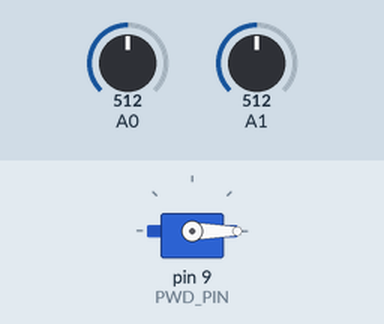
Bench run of a sketch on a simulated Arduino Uno, built with avr-gcc and run on an emulated ATmega328P. On the bench: servo. The inputs (shaded band) are chosen by the test bench; at power-on: A0 = 512, A1 = 512.

Above: at 1.2 s.
1.3 s: A0 set to 545
At 3.03 s:
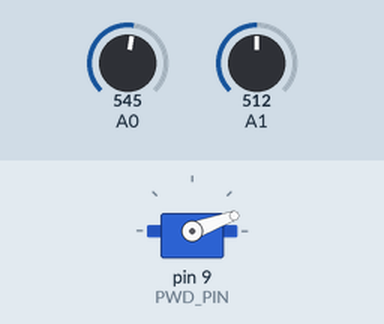
4.3 s: A1 set to 306
At 4.37 s:
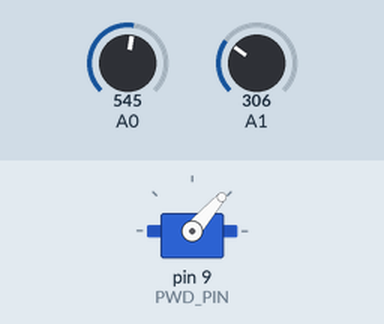
7.3 s: A0 set to 296
8.8 s: A0 set to 274
11.8 s: A1 set to 277
At 12.6 s:
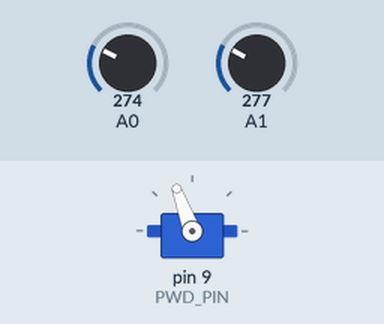
13.3 s: A0 set to 1023
At 13.8 s:
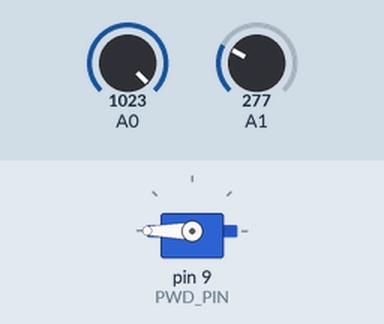
Timing chart, 0 to 15.9 s (numbered marks = the images above; inputs shaded):
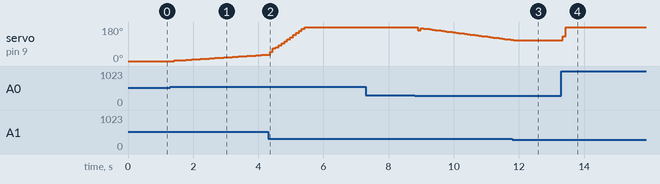

The sketch:

p8_light_finder.ino
```cpp
#include <Servo.h>

const int PWD_PIN = 9;
Servo servo;

const float Kp = 0.05;
const float Kd = 0.05;
const float Ki = 0.05;

const unsigned int MIN_ERROR = 20;

const unsigned int SAMPLE_SIZE = 40;
int sampling_buffer_a[SAMPLE_SIZE];
int sampling_buffer_b[SAMPLE_SIZE];

byte curr_sample = 0;

long integral_term = 0;
int last_error = 0;

void setup() {
    Serial.begin(9600);
    servo.attach(PWD_PIN);
    servo.write(0);
}

void addSample() {
    int value_a = analogRead(0);
    int value_b = analogRead(1);

    sampling_buffer_a[curr_sample] = value_a;
    sampling_buffer_b[curr_sample] = value_b;
    curr_sample++;
}

int calcError() {
    int accum_a = 0;
    int accum_b = 0;
    for (int i = 0; i < SAMPLE_SIZE; i++) {
        accum_a += sampling_buffer_a[i];
        accum_b += sampling_buffer_b[i];
    }
    return (accum_a / SAMPLE_SIZE) - (accum_b / SAMPLE_SIZE);
}

int calcPDI(int error) {
    updateIntegralTerm(error);

    int pdi = (Kp * float(error)) + integral_term + Kd*(error - last_error);
    last_error = error;
    if (pdi > 180) {
        return 180;
    } else if (pdi < 0) {
        return 0;
    }
    return pdi;
}

void updateIntegralTerm(int error) {
    integral_term += Ki * error;
    if (integral_term > 180) {
        integral_term = 180;
    } else if (integral_term < 0) {
        integral_term = 0;
    }
}

void loop() {
    while (curr_sample != SAMPLE_SIZE) {
        addSample();
        delay(1);
    }
    delay(40);
    int error = calcError();
    if (abs(error) > MIN_ERROR) {
        int angle = calcPDI(error);
        servo.write(angle);
    }
    curr_sample = 0;
}
```

Measured:
- the behaviour switches between 532 and 533 on A0 (found by bisection; images 0 and 1)
- the behaviour switches between 295 and 294 on A1 (found by bisection; images 2 and 3)
- after the input at 7.3 s, every drawn part: stays the same
- after the input at 11.8 s, servo on pin 9 (PWD_PIN): goes on until 11.8 s, then stays 110°
- after the input at 13.3 s, servo on pin 9 (PWD_PIN): 110° → 132° after 0.05 s, → 180° 0.09 s later
